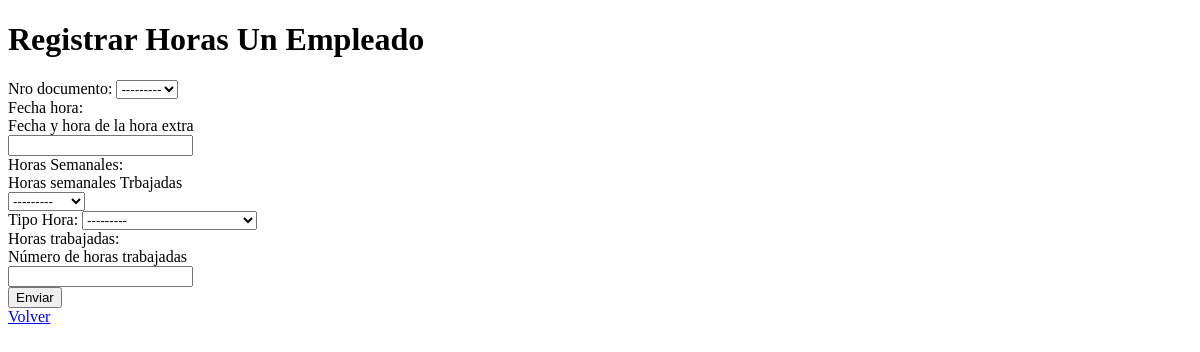
Page /devengados/registrarHoras/ on the earlier database version.
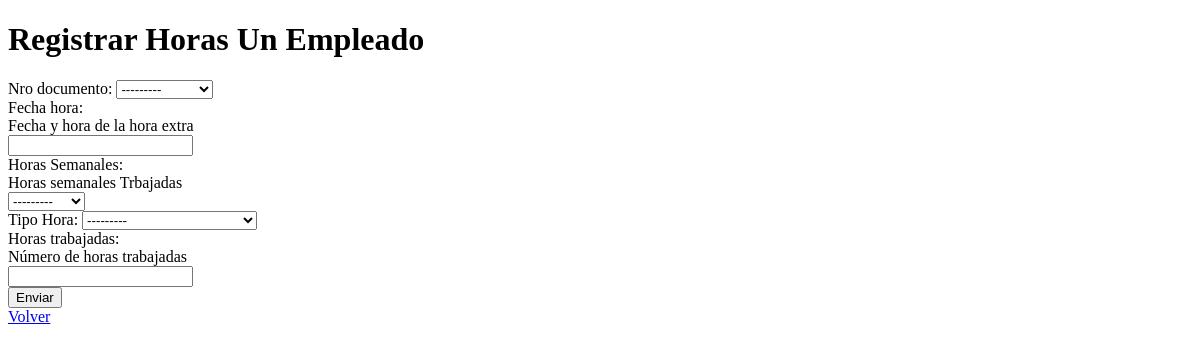
Same page on the later database version.
### gestion_empleados/models.py (models this page shows)
class Empleado(models.Model):
    TIPO_DOCUMENTO_CHOICES = (
        ('CC', 'Cédula de Ciudadanía'),
        ('CE', 'Cédula de Extranjería'),
        ('PSP', 'Pasaporte'),
    )
    tipo_documento = models.CharField(max_length=20, choices=TIPO_DOCUMENTO_CHOICES)
    fecha_expedicion = models.DateField()
    nro_documento = models.CharField(primary_key=True, max_length=20)
    password = models.CharField(max_length=100)
    correo = models.EmailField()
    estado_cuenta = models.BooleanField(default=False)  # Toda cuenta creada deberá ser activada por medio de correo electrónico
    ciudad = models.ForeignKey(Ciudad, on_delete=models.CASCADE, null=True)
    nombre1 = models.CharField(max_length=255)
    nombre2 = models.CharField(max_length=255, blank=True, null=True)
    apellido1 = models.CharField(max_length=255)
    apellido2 = models.CharField(max_length=255, blank=True, null=True)
    numero_celular = models.CharField(max_length=20, blank=True, null=True)
    fecha_nacimiento = models.DateField(blank=True, null=True)
    salario_base = models.IntegerField(blank=True, null=True)
    fecha_ingreso = models.DateField(blank=True, null=True)
    ROL_CHOICES = [
        ('GESTOR', 'Gestor'),
        ('OPERADOR', 'Operador'),
        ('LECTOR', 'Lector'),
    ]
    rol = models.CharField(max_length=8, choices=ROL_CHOICES, default='GESTOR')
    TIPO_EMPLEADO_CHOICES = [
        ('INDEPENDIENTE', 'Independiente'),
        ('DEPENDIENTE', 'Dependiente'),
    ]
    tipo_empleado = models.CharField(max_length=13, choices=TIPO_EMPLEADO_CHOICES, blank=True, null=True)
    auxilio_transporte = models.BooleanField(default=True)
    direccion = models.CharField(max_length=255, blank=True, null=True)
    documento_identidad = models.FileField(upload_to='documentos/', blank=True, null=True)
    estado_civil = models.CharField(max_length=20, blank=True, null=True)
    nivel_riesgo = models.ForeignKey(
        'deducciones.NivelRiesgo',  # Usamos comillas para una referencia indirecta
        on_delete=models.CASCADE,
        null=True,
        related_name='empleados_gestion'  # Related name único para evitar conflictos
    )
    def __str__(self):
        return f"{self.nro_documento}"

### devengos/views.py (the view)
# urls.py: path('registrarHoras/', views.registrarHoras, name='nuevo_Horo'),
def registrarHoras(request):
    formulario = HoraExtraform(request.POST, request.FILES)
    if formulario.is_valid():
        formulario.save()
        return redirect('horas')
    return render(request, 'registro_horas.html', {"form": formulario, "mensaje": "ok"})

### devengos/forms.py
class HoraExtraform(forms.ModelForm):
    class Meta:
        model = HoraExtra
        fields = ["nro_documento","fecha_hora","horas_Semanales","tipo_Hora","horas_trabajadas"]

### devengos/models.py (called while the page is built)
    def __str__(self):
        return f"{self.get_tipo_hora_recargo_display()} - {self.porc_hora_recargo}%"

### devengos/templates/registro_horas.html (shortened to what this page needs)
<!DOCTYPE html>
<html lang="en">
<head>
    {% load static %}
    <!DOCTYPE html>
    <html lang="en">
    <head>
    </head>
    <body>
        <h1>Registrar Horas Un Empleado</h1>
        <form  action="{% url 'nuevo_Horo' %}" method="post" enctype="multipart/form-data">
            {{ form}}
            <button type="submit">Enviar</button>
        </form>
        <a href="{% url 'horas' %}">Volver</a>
    </body>
    </html>

Differences in the rows shown:
added Empleado: nro_documento "---------"
Other differences:
form field nro_documento: "---------" → (not shown)
